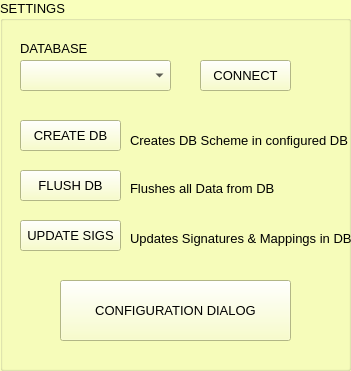
   <widget class="QGroupBox" name="groupBox_4">
    <property name="geometry">
     <rect>
      <x>690</x>
      <y>10</y>
      <width>351</width>
      <height>371</height>
     </rect>
    </property>
    <property name="palette">
     <palette>
      <active>
       <colorrole role="WindowText">
        <brush brushstyle="SolidPattern">
         <color alpha="255">
          <red>0</red>
          <green>0</green>
          <blue>0</blue>
         </color>
        </brush>
       </colorrole>
       <colorrole role="Button">
        <brush brushstyle="SolidPattern">
         <color alpha="255">
          <red>249</red>
          <green>255</green>
          <blue>188</blue>
         </color>
        </brush>
       </colorrole>
       <colorrole role="Light">
        <brush brushstyle="SolidPattern">
         <color alpha="255">
          <red>255</red>
          <green>255</green>
          <blue>255</blue>
         </color>
        </brush>
       </colorrole>
       <colorrole role="Midlight">
        <brush brushstyle="SolidPattern">
         <color alpha="255">
          <red>252</red>
          <green>255</green>
          <blue>221</blue>
         </color>
        </brush>
       </colorrole>
       <colorrole role="Dark">
        <brush brushstyle="SolidPattern">
         <color alpha="255">
          <red>124</red>
          <green>127</green>
          <blue>94</blue>
         </color>
        </brush>
       </colorrole>
       <colorrole role="Mid">
        <brush brushstyle="SolidPattern">
         <color alpha="255">
          <red>166</red>
          <green>170</green>
          <blue>125</blue>
         </color>
        </brush>
       </colorrole>
       <colorrole role="Text">
        <brush brushstyle="SolidPattern">
         <color alpha="255">
          <red>0</red>
          <green>0</green>
          <blue>0</blue>
         </color>
        </brush>
       </colorrole>
       <colorrole role="BrightText">
        <brush brushstyle="SolidPattern">
         <color alpha="255">
          <red>255</red>
          <green>255</green>
          <blue>255</blue>
         </color>
        </brush>
       </colorrole>
       <colorrole role="ButtonText">
        <brush brushstyle="SolidPattern">
         <color alpha="255">
          <red>0</red>
          <green>0</green>
          <blue>0</blue>
         </color>
        </brush>
       </colorrole>
       <colorrole role="Base">
        <brush brushstyle="SolidPattern">
         <color alpha="255">
          <red>255</red>
          <green>255</green>
          <blue>255</blue>
         </color>
        </brush>
       </colorrole>
       <colorrole role="Window">
        <brush brushstyle="SolidPattern">
         <color alpha="255">
          <red>249</red>
          <green>255</green>
          <blue>188</blue>
         </color>
        </brush>
       </colorrole>
       <colorrole role="Shadow">
        <brush brushstyle="SolidPattern">
         <color alpha="255">
          <red>0</red>
          <green>0</green>
          <blue>0</blue>
         </color>
        </brush>
       </colorrole>
       <colorrole role="AlternateBase">
        <brush brushstyle="SolidPattern">
         <color alpha="255">
          <red>252</red>
          <green>255</green>
          <blue>221</blue>
         </color>
        </brush>
       </colorrole>
       <colorrole role="ToolTipBase">
        <brush brushstyle="SolidPattern">
         <color alpha="255">
          <red>255</red>
          <green>255</green>
          <blue>220</blue>
         </color>
        </brush>
       </colorrole>
       <colorrole role="ToolTipText">
        <brush brushstyle="SolidPattern">
         <color alpha="255">
          <red>0</red>
          <green>0</green>
          <blue>0</blue>
         </color>
        </brush>
       </colorrole>
      </active>
      <inactive>
       <colorrole role="WindowText">
        <brush brushstyle="SolidPattern">
         <color alpha="255">
          <red>0</red>
          <green>0</green>
          <blue>0</blue>
         </color>
        </brush>
       </colorrole>
       <colorrole role="Button">
        <brush brushstyle="SolidPattern">
         <color alpha="255">
          <red>249</red>
          <green>255</green>
          <blue>188</blue>
         </color>
        </brush>
       </colorrole>
       <colorrole role="Light">
        <brush brushstyle="SolidPattern">
         <color alpha="255">
          <red>255</red>
          <green>255</green>
          <blue>255</blue>
         </color>
        </brush>
       </colorrole>
       <colorrole role="Midlight">
        <brush brushstyle="SolidPattern">
         <color alpha="255">
          <red>252</red>
          <green>255</green>
          <blue>221</blue>
         </color>
        </brush>
       </colorrole>
       <colorrole role="Dark">
        <brush brushstyle="SolidPattern">
         <color alpha="255">
          <red>124</red>
          <green>127</green>
          <blue>94</blue>
         </color>
        </brush>
       </colorrole>
       <colorrole role="Mid">
        <brush brushstyle="SolidPattern">
         <color alpha="255">
          <red>166</red>
          <green>170</green>
          <blue>125</blue>
         </color>
        </brush>
       </colorrole>
       <colorrole role="Text">
        <brush brushstyle="SolidPattern">
         <color alpha="255">
          <red>0</red>
          <green>0</green>
          <blue>0</blue>
         </color>
        </brush>
       </colorrole>
       <colorrole role="BrightText">
        <brush brushstyle="SolidPattern">
         <color alpha="255">
          <red>255</red>
          <green>255</green>
          <blue>255</blue>
         </color>
        </brush>
       </colorrole>
       <colorrole role="ButtonText">
        <brush brushstyle="SolidPattern">
         <color alpha="255">
          <red>0</red>
          <green>0</green>
          <blue>0</blue>
         </color>
        </brush>
       </colorrole>
       <colorrole role="Base">
        <brush brushstyle="SolidPattern">
         <color alpha="255">
          <red>255</red>
          <green>255</green>
          <blue>255</blue>
         </color>
        </brush>
       </colorrole>
       <colorrole role="Window">
        <brush brushstyle="SolidPattern">
         <color alpha="255">
          <red>249</red>
          <green>255</green>
          <blue>188</blue>
         </color>
        </brush>
       </colorrole>
       <colorrole role="Shadow">
        <brush brushstyle="SolidPattern">
         <color alpha="255">
          <red>0</red>
          <green>0</green>
          <blue>0</blue>
         </color>
        </brush>
       </colorrole>
       <colorrole role="AlternateBase">
        <brush brushstyle="SolidPattern">
         <color alpha="255">
          <red>252</red>
          <green>255</green>
          <blue>221</blue>
         </color>
        </brush>
       </colorrole>
       <colorrole role="ToolTipBase">
        <brush brushstyle="SolidPattern">
         <color alpha="255">
          <red>255</red>
          <green>255</green>
          <blue>220</blue>
         </color>
        </brush>
       </colorrole>
       <colorrole role="ToolTipText">
        <brush brushstyle="SolidPattern">
         <color alpha="255">
          <red>0</red>
          <green>0</green>
          <blue>0</blue>
         </color>
        </brush>
       </colorrole>
      </inactive>
      <disabled>
       <colorrole role="WindowText">
        <brush brushstyle="SolidPattern">
         <color alpha="255">
          <red>124</red>
          <green>127</green>
          <blue>94</blue>
         </color>
        </brush>
       </colorrole>
       <colorrole role="Button">
        <brush brushstyle="SolidPattern">
         <color alpha="255">
          <red>249</red>
          <green>255</green>
          <blue>188</blue>
         </color>
        </brush>
       </colorrole>
       <colorrole role="Light">
        <brush brushstyle="SolidPattern">
         <color alpha="255">
          <red>255</red>
          <green>255</green>
          <blue>255</blue>
         </color>
        </brush>
       </colorrole>
       <colorrole role="Midlight">
        <brush brushstyle="SolidPattern">
         <color alpha="255">
          <red>252</red>
          <green>255</green>
          <blue>221</blue>
         </color>
        </brush>
       </colorrole>
       <colorrole role="Dark">
        <brush brushstyle="SolidPattern">
         <color alpha="255">
          <red>124</red>
          <green>127</green>
          <blue>94</blue>
         </color>
        </brush>
       </colorrole>
       <colorrole role="Mid">
        <brush brushstyle="SolidPattern">
         <color alpha="255">
          <red>166</red>
          <green>170</green>
          <blue>125</blue>
         </color>
        </brush>
       </colorrole>
       <colorrole role="Text">
        <brush brushstyle="SolidPattern">
         <color alpha="255">
          <red>124</red>
          <green>127</green>
          <blue>94</blue>
         </color>
        </brush>
       </colorrole>
       <colorrole role="BrightText">
        <brush brushstyle="SolidPattern">
         <color alpha="255">
          <red>255</red>
          <green>255</green>
          <blue>255</blue>
         </color>
        </brush>
       </colorrole>
       <colorrole role="ButtonText">
        <brush brushstyle="SolidPattern">
         <color alpha="255">
          <red>124</red>
          <green>127</green>
          <blue>94</blue>
         </color>
        </brush>
       </colorrole>
       <colorrole role="Base">
        <brush brushstyle="SolidPattern">
         <color alpha="255">
          <red>249</red>
          <green>255</green>
          <blue>188</blue>
         </color>
        </brush>
       </colorrole>
       <colorrole role="Window">
        <brush brushstyle="SolidPattern">
         <color alpha="255">
          <red>249</red>
          <green>255</green>
          <blue>188</blue>
         </color>
        </brush>
       </colorrole>
       <colorrole role="Shadow">
        <brush brushstyle="SolidPattern">
         <color alpha="255">
          <red>0</red>
          <green>0</green>
          <blue>0</blue>
         </color>
        </brush>
       </colorrole>
       <colorrole role="AlternateBase">
        <brush brushstyle="SolidPattern">
         <color alpha="255">
          <red>249</red>
          <green>255</green>
          <blue>188</blue>
         </color>
        </brush>
       </colorrole>
       <colorrole role="ToolTipBase">
        <brush brushstyle="SolidPattern">
         <color alpha="255">
          <red>255</red>
          <green>255</green>
          <blue>220</blue>
         </color>
        </brush>
       </colorrole>
       <colorrole role="ToolTipText">
        <brush brushstyle="SolidPattern">
         <color alpha="255">
          <red>0</red>
          <green>0</green>
          <blue>0</blue>
         </color>
        </brush>
       </colorrole>
      </disabled>
     </palette>
    </property>
    <property name="font">
     <font>
      <pointsize>10</pointsize>
     </font>
    </property>
    <property name="autoFillBackground">
     <bool>true</bool>
    </property>
    <property name="title">
     <string>SETTINGS</string>
    </property>
    <property name="flat">
     <bool>true</bool>
    </property>
    <widget class="QComboBox" name="combobox_database">
     <property name="geometry">
      <rect>
       <x>20</x>
       <y>60</y>
       <width>151</width>
       <height>31</height>
      </rect>
     </property>
     <property name="font">
      <font>
       <pointsize>10</pointsize>
      </font>
     </property>
    </widget>
    <widget class="QLabel" name="label">
     <property name="geometry">
      <rect>
       <x>20</x>
       <y>40</y>
       <width>91</width>
       <height>16</height>
      </rect>
     </property>
     <property name="font">
      <font>
       <pointsize>10</pointsize>
      </font>
     </property>
     <property name="text">
      <string>DATABASE</string>
     </property>
    </widget>
    <widget class="QPushButton" name="button_createdb">
     <property name="geometry">
      <rect>
       <x>20</x>
       <y>120</y>
       <width>101</width>
       <height>31</height>
      </rect>
     </property>
     <property name="font">
      <font>
       <pointsize>10</pointsize>
      </font>
     </property>
     <property name="text">
      <string>CREATE DB</string>
     </property>
    </widget>
    <widget class="QPushButton" name="button_flushdb">
     <property name="geometry">
      <rect>
       <x>20</x>
       <y>170</y>
       <width>101</width>
       <height>31</height>
      </rect>
     </property>
     <property name="font">
      <font>
       <pointsize>10</pointsize>
      </font>
     </property>
     <property name="text">
      <string>FLUSH DB</string>
     </property>
    </widget>
    <widget class="QPushButton" name="button_updatesigs">
     <property name="geometry">
      <rect>
       <x>20</x>
       <y>220</y>
       <width>101</width>
       <height>31</height>
      </rect>
     </property>
     <property name="font">
      <font>
       <pointsize>10</pointsize>
      </font>
     </property>
     <property name="text">
      <string>UPDATE SIGS</string>
     </property>
    </widget>
    <widget class="QLabel" name="label_2">
     <property name="geometry">
      <rect>
       <x>130</x>
       <y>130</y>
       <width>221</width>
       <height>21</height>
      </rect>
     </property>
     <property name="font">
      <font>
       <pointsize>10</pointsize>
      </font>
     </property>
     <property name="text">
      <string>Creates DB Scheme in configured DB</string>
     </property>
    </widget>
    <widget class="QLabel" name="label_3">
     <property name="geometry">
      <rect>
       <x>130</x>
       <y>180</y>
       <width>181</width>
       <height>16</height>
      </rect>
     </property>
     <property name="font">
      <font>
       <pointsize>10</pointsize>
      </font>
     </property>
     <property name="text">
      <string>Flushes all Data from DB</string>
     </property>
    </widget>
    <widget class="QLabel" name="label_4">
     <property name="geometry">
      <rect>
       <x>130</x>
       <y>230</y>
       <width>221</width>
       <height>16</height>
      </rect>
     </property>
     <property name="font">
      <font>
       <pointsize>10</pointsize>
      </font>
     </property>
     <property name="text">
      <string>Updates Signatures &amp; Mappings in DB</string>
     </property>
    </widget>
    <widget class="QPushButton" name="button_config_dialog">
     <property name="geometry">
      <rect>
       <x>60</x>
       <y>280</y>
       <width>231</width>
       <height>61</height>
      </rect>
     </property>
     <property name="font">
      <font>
       <pointsize>10</pointsize>
      </font>
     </property>
     <property name="text">
      <string>CONFIGURATION DIALOG</string>
     </property>
    </widget>
    <widget class="QPushButton" name="button_connect">
     <property name="geometry">
      <rect>
       <x>200</x>
       <y>60</y>
       <width>91</width>
       <height>31</height>
      </rect>
     </property>
     <property name="text">
      <string>CONNECT</string>
     </property>
    </widget>
   </widget>
